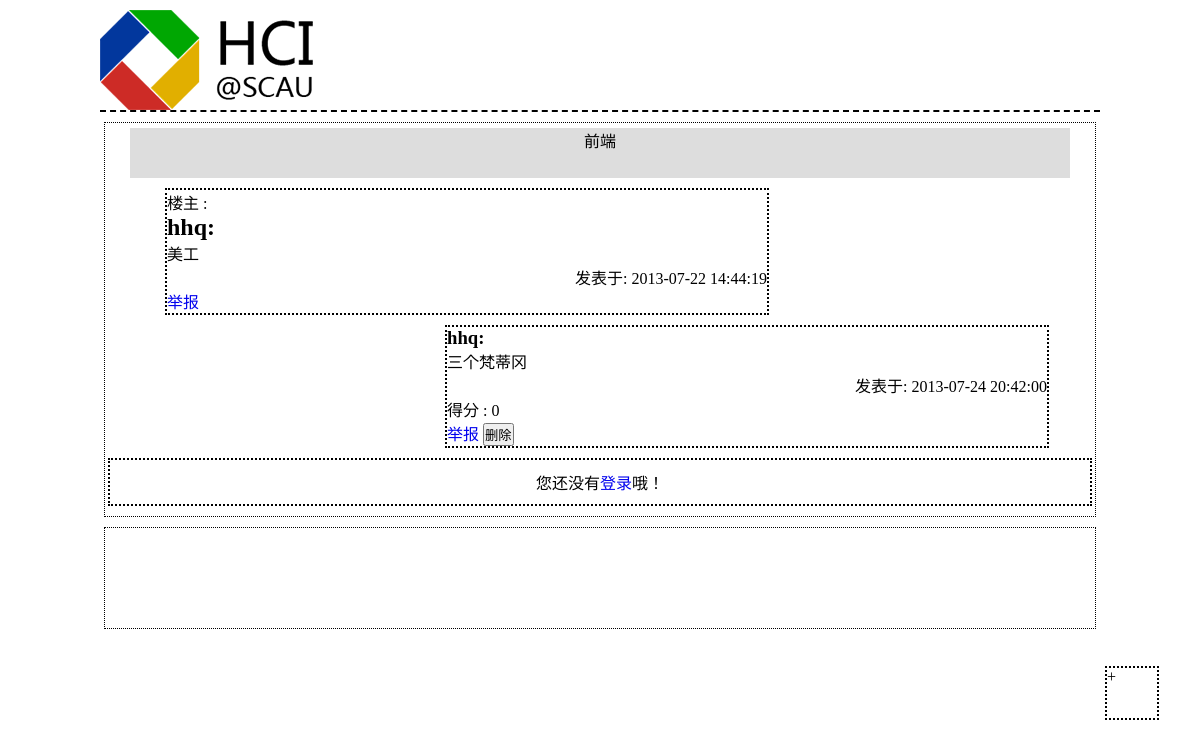
Screenshot of /Controller/onePostCon.php?postId=15 with the database file from the repository.
### tables this page shows
CREATE TABLE IF NOT EXISTS `post` (
  `id` int(6) NOT NULL AUTO_INCREMENT,
  `title` varchar(50) NOT NULL,
  `content` longtext NOT NULL,
  `type` int(1) NOT NULL,
  `point` int(5) NOT NULL DEFAULT '0',
  `deleted` int(1) NOT NULL,
  `post_date` datetime NOT NULL,
  `state` int(1) NOT NULL,
  `authority` int(11) NOT NULL,
  `board_id` int(11) NOT NULL,
  `user_id` int(11) NOT NULL,
  PRIMARY KEY (`id`),
  KEY `board_id` (`board_id`),
  KEY `user_id` (`user_id`)
);

CREATE TABLE IF NOT EXISTS `user` (
  `id` int(11) NOT NULL AUTO_INCREMENT,
  `account` varchar(20) NOT NULL,
  `score` int(10) NOT NULL,
  `level` int(3) NOT NULL,
  `authority` int(11) NOT NULL,
  `password` varchar(255) NOT NULL,
  PRIMARY KEY (`id`)
);

### Controller/onePostCon.php (called while the page is built, shortened)
<?php
	require_once(ROOT . DS . "View" . DS. "postHeader.php");
	$postId = $_GET['postId'];
	$sql = "SELECT * FROM `post` WHERE id='$postId'";
	$query = mysql_query($sql);
	while($post_rows = mysql_fetch_array($query)) {
		$user = mysql_fetch_array(mysql_query("SELECT account FROM `user` WHERE id='$post_rows[user_id]'"));
		$post_user = $user[0];
		$post_title = $post_rows['title'];
		$post_content = $post_rows['content'];
		$post_date = $post_rows['post_date'];
		$post_type = $post_rows['type'];
	}
	$comment_sql = "SELECT * FROM `comment` WHERE post_id='$postId'";
	$comment_query = mysql_query($comment_sql);
	$commentContent = array();
	$commentUser = array();
	$commentDate = array();
	$commentPoint = array();
	$commentId = array();
	$commentDeleted=array();
	while($comment_rows = mysql_fetch_array($comment_query)) {
		array_push($commentContent, $comment_rows['content']);
		$comment_user = mysql_fetch_array(mysql_query("SELECT account FROM `user` WHERE id='$comment_rows[user_id]'"));
		array_push($commentUser, $comment_user[0]);
		array_push($commentDate, $comment_rows['comment_date']);
		array_push($commentPoint, $comment_rows['cpoint']);
		array_push($commentId, $comment_rows['id']);
		array_push($commentDeleted,$comment_rows['deleted']);
	}
	include_once(ROOT . DS . "View" . DS . "onePostView.php");
?>

### View/onePostView.php (the view, shortened to what this page needs)
			<div id="postTitle"><?php echo $post_title;?></div>
			<div id="msg">
			楼主 :
			<h2><?php echo $post_user;?>:</h2>
			<p><?php echo $post_content;?></p>
			<p class="time">发表于:&nbsp;<?php echo $post_date;?></p>
			<a href="/HCI-forum/Controller/informPost.php?id=<?php echo $postId;?>">举报</a>
			</div>
<?php
	if($post_type == 2) {
		$debate_sql = "SELECT * FROM `debate` WHERE post_id='$postId' AND `content` <>''";
		$side1_sql = "SELECT * FROM `debate` WHERE side='1' AND `content` <>'' AND post_id='$postId'";
		$side2_sql = "SELECT * FROM `debate` WHERE side='2' AND `content` <>'' AND post_id='$postId'";
		$side1_num = mysql_num_rows(mysql_query($side1_sql));
		$side2_num = mysql_num_rows(mysql_query($side2_sql));
		$debate_query = mysql_query($debate_sql);
		$debateContent = array();
		$debateUser = array();
		$debateDate = array();
		$debateId = array();
		$debateSide = array();
		echo "side 1 :".$side1_num."<br>";
		echo "side 2 :".$side2_num."<br>";
		while($debate_rows = mysql_fetch_array($debate_query)) {
			array_push($debateContent, $debate_rows['content']);
			array_push($debateDate, $debate_rows['date']);
			array_push($debateId, $debate_rows['id']);
			array_push($debateSide, $debate_rows['side']);
			$debate_user = mysql_fetch_array(mysql_query("SELECT account FROM `user` WHERE id='$debate_rows[user_id]'"));
			array_push($debateUser, $debate_user[0]);
		}
		foreach ($debateUser as $key => $debateuser) {
			echo "作者 : ".$debateuser."<br>";
			echo "内容 : ".$debateContent[$key]."<br>";
			echo "辩论方 : ".$debateSide[$key]."<br>";
			echo "发表时间 : ".$debateDate[$key]."<br>";
		}
	}
	else {
		foreach ($commentUser as $key => $commentuser) {
			if($commentDeleted[$key]==0){
?>
			<div class="comment" id="<?php echo $key;?>">
				<h3><?php echo $commentuser;?>:</h3>
				<p><?php echo $commentContent[$key];?></p>
				<p class="time">发表于:&nbsp;<?php echo $commentDate[$key];?></p>
				<p>得分 : <?php echo $commentPoint[$key];?></p>
				<a href="/HCI-forum/Controller/informComment.php?id=<?php echo $commentId[$key];?>&post=<?php echo $postId;?>">举报</a>
				<input type="button" value="删除" onclick="comment_delete_judge(<?php echo $commentId[$key].",".$key;?>)"/>
			</div>
<?php
		}
		}
	}
?>

### stylesheets/post.css (style rules this page uses)
* { margin: 0; padding: 0; list-style: none; outline: none; text-decoration: none; }
#postTitle { width: 95%; height: 50px; margin: 5px auto; text-align: center; background: #ddd; }
#msg { width: 600px; margin: 10px 0px 10px 60px; border: 2px dotted #000; word-wrap:break-word; overflow:hidden; }
.comment { width: 600px; margin: 10px 0px 10px 340px; border: 2px dotted #000; }
#send-comment { width: 99%; margin: 10px auto; padding: 10px 0; border: 2px dotted #000; text-align: center; }
#control-panel { width: 50px; height: 50px; position: fixed; bottom: 80px; margin-left: 1000px; border: 2px dotted #000; }
.time { text-align: right; }
#footer { width: 99%; height: 100px; margin: 10px auto; border: 1px dotted #000; }

### rows the page displays
post: title "前端", content "美工", post_date "2013-07-22 14:44:19"
user: account "hhq"

### other values shown
$commentuser "hhq"
$commentContent[$key] "三个梵蒂冈"
$commentDate[$key] "2013-07-24 20:42:00"
$commentPoint[$key] "0"
